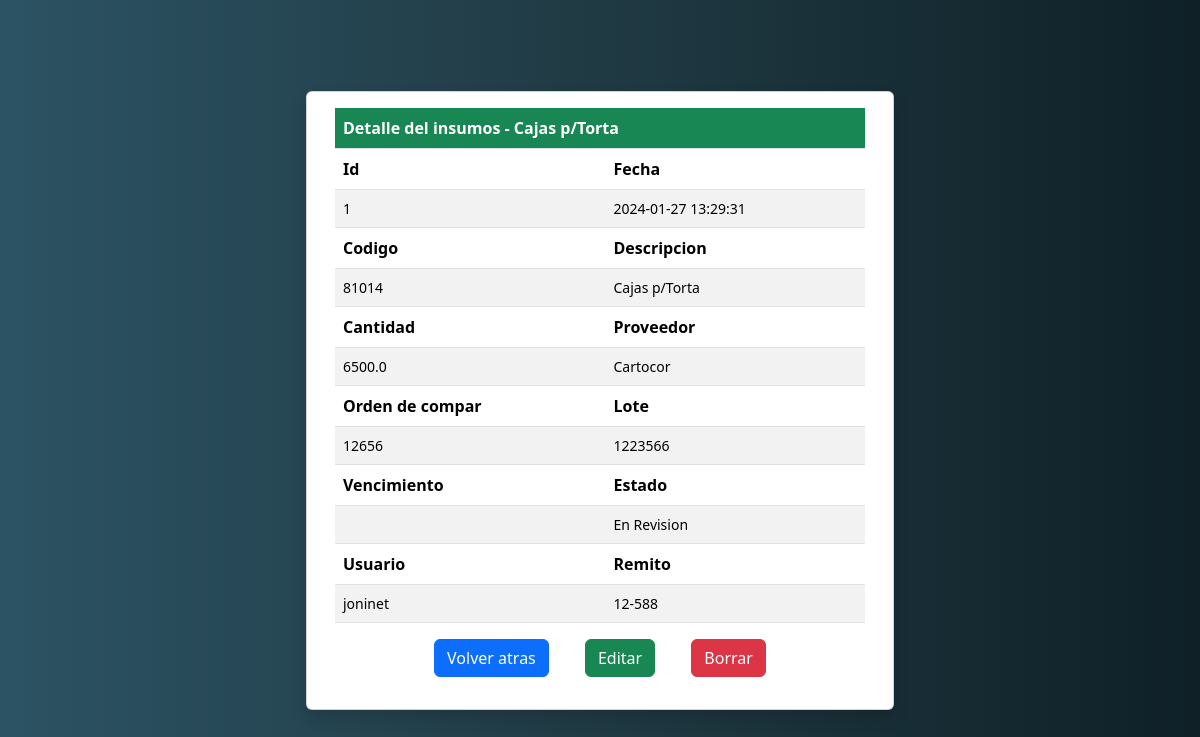
The app's page /mostrarIng/1 with its own data.
### tables this page shows
CREATE TABLE ingresos (
            id INTEGER PRIMARY KEY,
            fecha DATETIME,
            codigo INTEGER,
            descripcion TEXT,
            cantidad REAL,
            proveedor TEXT,
            oc INTEGER,
            lote TEXT,
            vto DATE,
            estado TEXT,
            eliminado BOOLEAN, usuarioIngreso INTEGER, remito TEXT);

### app.py (the view)
@app.route("/mostrarIng/<id_fila>")
def impMostrarIngreso(id_fila):
    return mostrarIngreso(id_fila)

### models/ingresos.py (called while the page is built)
def mostrarIngreso(id_fila):
  db = sql.connect(dbconn)
  ingreso = db.execute("SELECT * FROM ingresos WHERE id = {}".format(id_fila)).fetchone()
  return render_template("mostrarIngreso.html", ingreso=ingreso)

### templates/mostrarIngreso.html (shortened to what this page needs)
<!DOCTYPE html>
<html lang="en">
<head>
    <link href="https://cdn.jsdelivr.net/npm/bootstrap@5.3.2/dist/css/bootstrap.min.css" rel="stylesheet">
</head>
<body>
    <main class="d-flex">
        <div class="container-fluid row m-0 vh-100 justify-content-center align-items-center">
            <div class="card shadow w-50">
                <div class="card-body">
                    <table class="table table-striped m-0">
                        <thead><tr><th class="bg-success text-white">Detalle del insumos - {{ ingreso[3] }}</tr></thead>
                    </table>
                    <table class="table table-striped m-0">
                        <thead>
                            <tr>
                                <th class="centrado">Id</th>
                                <th class="centrado">Fecha</th>
                            </tr>
                            <tbody>
                                <tr>
                                    <td class="centrado small">{{ ingreso[0] }}</td>
                                    <td class="centrado small">{{ ingreso[1] }}</td>
                                </tr>
                            </tbody>
                            <thead>
                                <tr>
                                    <th class="centrado">Codigo</th>
                                    <th class="centrado">Descripcion</th>
                                </tr>
                                <tbody>
                                    <tr>
                                        <td class="centrado small">{{ ingreso[2] }}</td>
                                        <td class="centrado small">{{ ingreso[3] }}</td>
                                    </tr>
                                </tbody>
                            </thead>
                            <thead>
                                <tr>
                                    <th class="centrado">Cantidad</th>
                                    <th class="centrado">Proveedor</th>
                                </tr>
                                <tbody>
                                    <tr>
                                        <td class="centrado small">{{ ingreso[4] }}</td>
                                        <td class="centrado small">{{ ingreso[5] }}</td>
                                    </tr>
                                </tbody>
                            </thead>
                            <thead>
                                <tr>
                                    <th class="centrado">Orden de compar</th>
                                    <th class="centrado">Lote</th>
                                </tr>
                                <tbody>
                                    <tr>
                                        <td class="centrado small">{{ ingreso[6] }}</td>
                                        <td class="centrado small">{{ ingreso[7] }}</td>
                                    </tr>
                                </tbody>
                            </thead>
                            <thead>
                                <tr>
                                    <th class="centrado">Vencimiento</th>
                                    <th class="centrado">Estado</th>
                                </tr>
                                <tbody>
                                    <tr>
                                        <td class="centrado small">{{ ingreso[8] }}</td>
                                        <td class="centrado small">{{ ingreso[9] }}</td>
                                    </tr>
                                </tbody>
                            </thead>
                            <thead>
                                <tr>
                                    <th class="centrado">Usuario</th>
                                    <th class="centrado">Remito</th>
                                </tr>
                                <tbody>
                                    <tr>
                                        <td class="centrado small">{{ ingreso[11] }}</td>
                                        <td class="centrado small">{{ ingreso[12] }}</td>
                                    </tr>
                                </tbody>
                            </thead>
                    </table>
                    <div class="text-center">
                        <a href="javascript:history.back()"><button type="button" class="m-3 btn btn-primary ">Volver atras</button></a>
                        <a href=""><button type="button" class="m-3 btn btn-success">Editar</button></a>
                        <a href=""><button type="button" class="m-3 btn btn-danger">Borrar</button></a>
                    </div>
                </div>
            </div>
        </div>
    </main>
</body>
</html>

### templates/mostrarIngreso.html (style rules this page uses)
body { background: #0F2027; background: -webkit-linear-gradient(to right, #2C5364, #203A43, #0F2027); background: linear-gradient(to right, #2C5364, #203A43, #0F2027); }

### records on screen
ingresos: descripcion "Cajas p/Torta", id "1", fecha "2024-01-27 13:29:31", codigo "81014", cantidad "6500.0", proveedor "Cartocor", oc "12656", lote "1223566", estado "En Revision", usuarioIngreso "joninet", remito "12-588"
